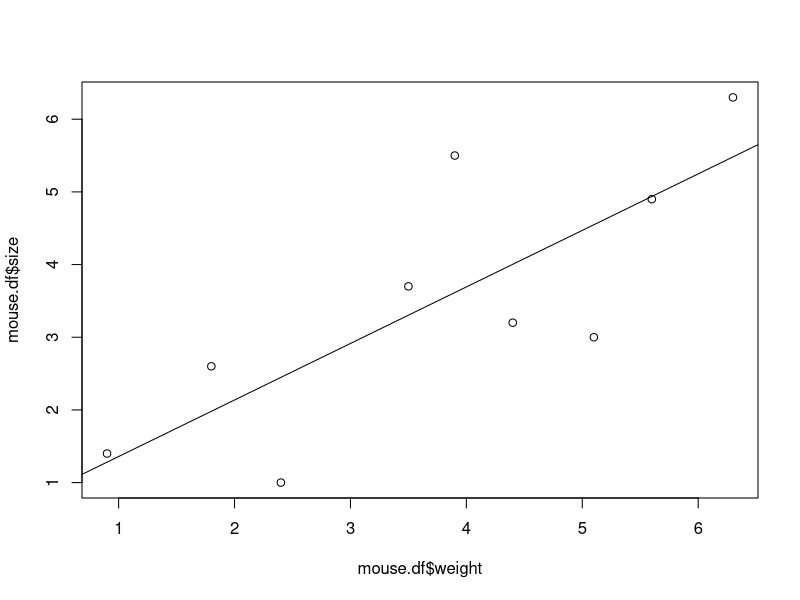

The R source for this figure:
#Regression in R  

weight= c(0.9,1.8,2.4,3.5,3.9,4.4,5.1,5.6,6.3)
size= c(1.4,2.6,1,3.7,5.5,3.2,3.0,4.9,6.3)
#Create a Data Frame
mouse.df<- data.frame(weight,size)
#plot the graph 
plot(mouse.df$weight,mouse.df$size)

#fit a linear model 
mouse.regression <- lm(size~weight,data=mouse.df)
summary(mouse.regression)



#Residuals-  gives the distance of the original data 
#from the fitted line ideally we want them to be symmmetric across the median being close to 0

#Coefficients ->gives the least squares estimates for the fitted line
# y = intercept + slope* weight

#standard error of the estimate and the t-value are both 
#provided to show you how the p-value wrere calculated

#p-value is the probabilibity that random chance generated the data 
# or someting else that is equal or rarer

# here we are only interested in p-value for weight variable because we
#want it to be statistically significant meaning that it should be <0.05

# A significant p-value here i.e 0.0126 means that it will give reliable guess of mouse size

#multiple R2 values is simply the correlation coeff squred menaing the weight variable can explain 61%
#of the variation in size
#adjusted R2 is the R2 valued normalized to number of variables in the model

#Make a fit line to the scatter plot
abline(mouse.regression)